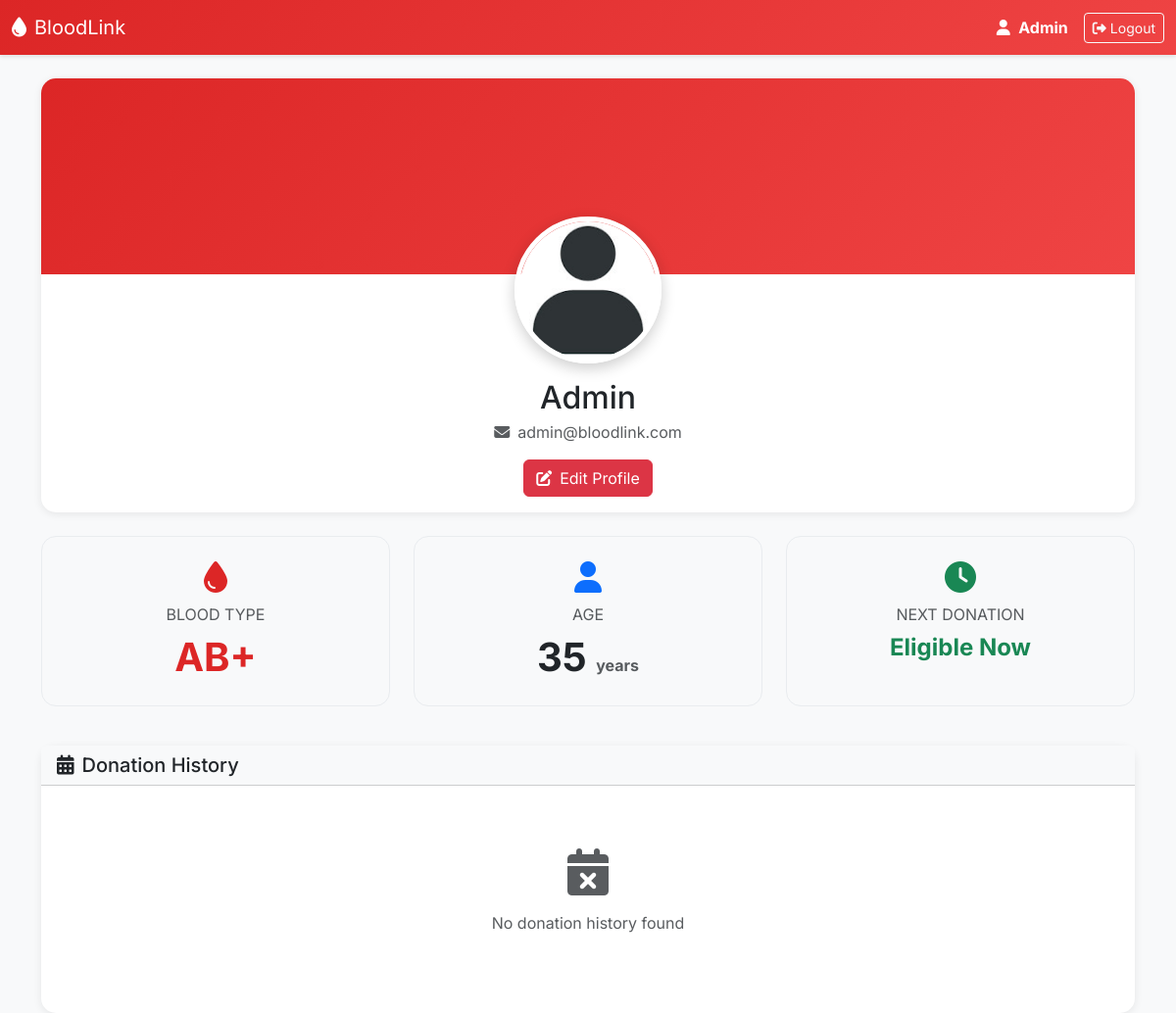
Screenshot of /user_dashboard.php (signed in) with the database file from the repository.
### tables this page shows
CREATE TABLE IF NOT EXISTS users (
    id INT AUTO_INCREMENT PRIMARY KEY,
    name VARCHAR(100) NOT NULL,
    email VARCHAR(100) NOT NULL UNIQUE,
    password VARCHAR(255) NOT NULL,
    role ENUM('admin', 'user') DEFAULT 'user',
    blood_type ENUM('A+', 'A-', 'B+', 'B-', 'AB+', 'AB-', 'O+', 'O-') NOT NULL,
    age INT NOT NULL,
    last_donation_date DATE DEFAULT NULL,
    photo VARCHAR(255) DEFAULT 'default-avatar.jpg',
    created_at TIMESTAMP DEFAULT CURRENT_TIMESTAMP,
    updated_at TIMESTAMP DEFAULT CURRENT_TIMESTAMP ON UPDATE CURRENT_TIMESTAMP
);

### classes/User.php (called while the page is built, shortened)
<?php
class User {
    private $conn;
    private $table = "users";
    public $id;
    public function __construct($db) {
        $this->conn = $db;
    }
    public function readOne() {
        $query = "SELECT * FROM " . $this->table . " WHERE id = :id LIMIT 1";
        $stmt = $this->conn->prepare($query);
        $stmt->bindParam(":id", $this->id);
        $stmt->execute();
        $row = $stmt->fetch();
        if($row) {
            $this->name = $row['name'];
            $this->email = $row['email'];
            $this->blood_type = $row['blood_type'];
            $this->age = $row['age'];
            $this->last_donation_date = $row['last_donation_date'];
            $this->photo = $row['photo'];
            return true;
        }
        return false;
    }
}
?>

### user_dashboard.php (the view, shortened to what this page needs)
<?php
require_once 'classes/User.php';
$database = new Database();
$db = $database->getConnection();
$user = new User($db);
$user->id = $_SESSION['user_id'];
$user->readOne();
$eligibility_status = "Eligible Now";
$eligibility_class = "success";
?>
<!DOCTYPE html>
<html lang="en">
<head>
    <link href="https://cdn.jsdelivr.net/npm/bootstrap@5.3.0/dist/css/bootstrap.min.css" rel="stylesheet">
    <link rel="stylesheet" href="https://cdnjs.cloudflare.com/ajax/libs/font-awesome/6.4.0/css/all.min.css">
</head>
<body>
    <nav class="navbar navbar-expand-lg navbar-dark">
        <div class="container-fluid">
            <a class="navbar-brand" href="user_dashboard.php">
                <i class="fas fa-droplet me-2"></i>BloodLink
            </a>
            <div class="d-flex align-items-center text-white">
                <span class="me-3">
                    <i class="fas fa-user me-1"></i>
                    <strong><?php echo $_SESSION['name']; ?></strong>
                </span>
                <a href="logout.php" class="btn btn-outline-light btn-sm">
                    <i class="fas fa-sign-out-alt me-1"></i>Logout
                </a>
            </div>
        </div>
    </nav>
    <div class="container mt-4">
        <div class="card mb-4">
            <div class="profile-header"></div>
            <div class="card-body text-center">
                <img src="uploads/<?php echo $user->photo; ?>" class="profile-avatar" alt="Profile" onerror="this.src='uploads/default-avatar.jpg'">
                <h2 class="mt-3 mb-1"><?php echo htmlspecialchars($user->name); ?></h2>
                <p class="text-muted mb-3">
                    <i class="fas fa-envelope me-2"></i><?php echo htmlspecialchars($user->email); ?>
                </p>
                <a href="edit_profile.php" class="btn btn-danger">
                    <i class="fas fa-edit me-2"></i>Edit Profile
                </a>
            </div>
        </div>
        <div class="row mb-4">
            <div class="col-md-4 mb-3">
                <div class="info-card text-center">
                    <i class="fas fa-droplet blood-type-display"></i>
                    <p class="text-muted text-uppercase mb-2">Blood Type</p>
                    <h3 class="blood-type-display"><?php echo $user->blood_type; ?></h3>
                </div>
            </div>
            <div class="col-md-4 mb-3">
                <div class="info-card text-center">
                    <i class="fas fa-user text-primary"></i>
                    <p class="text-muted text-uppercase mb-2">Age</p>
                    <h3 class="text-dark"><?php echo $user->age; ?> <small class="text-muted" style="font-size: 1rem;">years</small></h3>
                </div>
            </div>
            <div class="col-md-4 mb-3">
                <div class="info-card text-center">
                    <i class="fas fa-clock text-<?php echo $eligibility_class; ?>"></i>
                    <p class="text-muted text-uppercase mb-2">Next Donation</p>
                    <h3 class="text-<?php echo $eligibility_class; ?>" style="font-size: 1.5rem;">
                        <?php echo $eligibility_status; ?>
                    </h3>
                </div>
            </div>
        </div>
        <div class="card">
            <div class="card-header bg-light">
                <h5 class="mb-0"><i class="fas fa-calendar-alt me-2"></i>Donation History</h5>
            </div>
            <div class="card-body">
                <?php if($user->last_donation_date): ?>
                    <div class="d-flex justify-content-between align-items-center p-3 border rounded">
                        <div>
                            <h6 class="mb-1">Whole Blood Donation</h6>
                            <small class="text-muted">City Hospital Center</small>
                        </div>
                        <div class="text-end">
                            <div class="fw-bold text-dark mb-1">
                                <?php echo date('M d, Y', strtotime($user->last_donation_date)); ?>
                            </div>
                            <span class="badge bg-success">Completed</span>
                        </div>
                    </div>
                <?php else: ?>
                    <div class="text-center py-5 text-muted">
                        <i class="fas fa-calendar-times fa-3x mb-3 d-block"></i>
                        <p>No donation history found</p>
                    </div>
                <?php endif; ?>
            </div>
        </div>
    </div>
</body>
</html>

### user_dashboard.php (style rules this page uses)
body { font-family: 'Inter', sans-serif; background-color: #f8f9fa; }
.navbar { background: linear-gradient(135deg, #dc2626 0%, #ef4444 100%); box-shadow: 0 2px 4px rgba(0,0,0,0.1); }
.profile-header { background: linear-gradient(135deg, #dc2626 0%, #ef4444 100%); height: 200px; border-radius: 15px 15px 0 0; }
.profile-avatar { width: 150px; height: 150px; border-radius: 50%; border: 5px solid white; object-fit: cover; margin-top: -75px; box-shadow: 0 5px 15px rgba(0,0,0,0.2); }
.info-card { background: #f8f9fa; border-radius: 15px; padding: 25px; border: 1px solid #e9ecef; height: 100%; }
.info-card i { font-size: 2rem; margin-bottom: 10px; }
.info-card h3 { font-size: 2.5rem; font-weight: 700; margin: 0; }
.blood-type-display { color: #dc2626; }
.card { border: none; border-radius: 15px; box-shadow: 0 2px 8px rgba(0,0,0,0.08); }

### rows the page displays
users: photo (placeholder picture), name "Admin", email "admin@bloodlink.com", blood_type "AB+", age "35"

### other values shown
$_SESSION['name'] "Admin"
$eligibility_status "Eligible Now"
